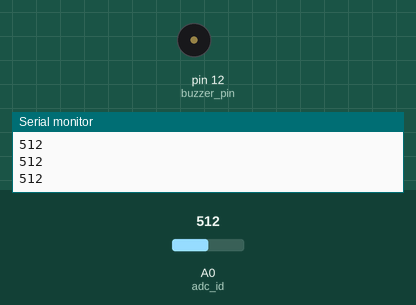
Recording of a sketch running on a simulated Arduino Uno, built with avr-gcc and run on an emulated ATmega328P. Shown: buzzer (waves = sounding, pin HIGH), the last lines printed to the serial monitor. The test bench sets the inputs (shaded band); at power-on: A0 (adc_id) = 512.

Above: at 1.2 s.
1.3 s: A0 (adc_id) set to 884
2.8 s: A0 (adc_id) set to 914
At 3.2 s:
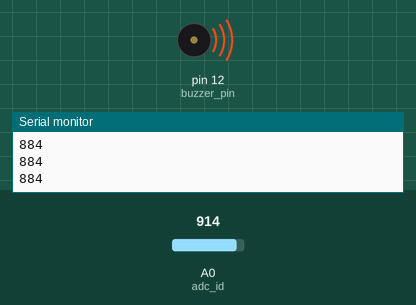
5.8 s: A0 (adc_id) set to 900
At 6.3 s:
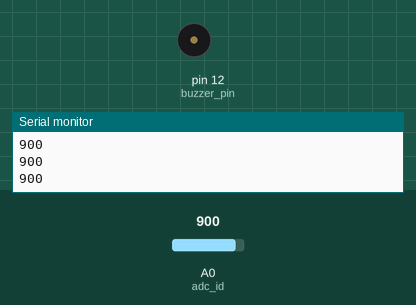
7.3 s: A0 (adc_id) set to 1023
At 7.7 s:
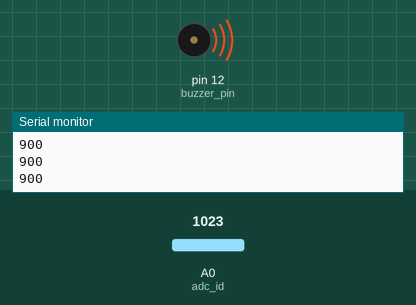
Timing chart, 0 to 11.3 s (numbered marks = the images above; inputs shaded):
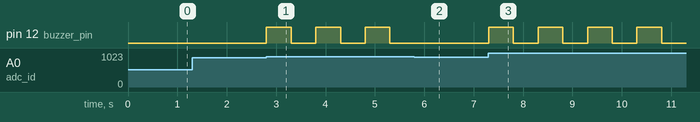

Measured:
- the behaviour switches between 900 and 901 on A0 (adc_id) (found by bisection; images 0 and 1)
- after the input at 2.8 s, pin 12 (buzzer_pin): alternates HIGH for 0.50 s and LOW for 0.50 s, starting at once
- after the input at 5.8 s, pin 12 (buzzer_pin): stays LOW (without the input it goes to HIGH after 0.00 s)
- after the input at 7.3 s, pin 12 (buzzer_pin): alternates HIGH for 0.50 s and LOW for 0.50 s, starting at once

The sketch:

Project_16_Soil_Moisture_Module.ino
```cpp
int adc_id = 0;
int buzzer_pin=12;
int soil_value=0;
void setup()
{
  Serial.begin(9600);
  pinMode(buzzer_pin,OUTPUT);
}

void loop()
{
    soil_value = analogRead(adc_id); // get adc value
    if(soil_value>900)
    {digitalWrite(buzzer_pin,HIGH);
      delay(500);
     digitalWrite(buzzer_pin,LOW);
      delay(500);
      Serial.println("I'm thirsty");
     }
     else
     {digitalWrite(buzzer_pin,LOW);
     }
    Serial.println(soil_value);

}
```
